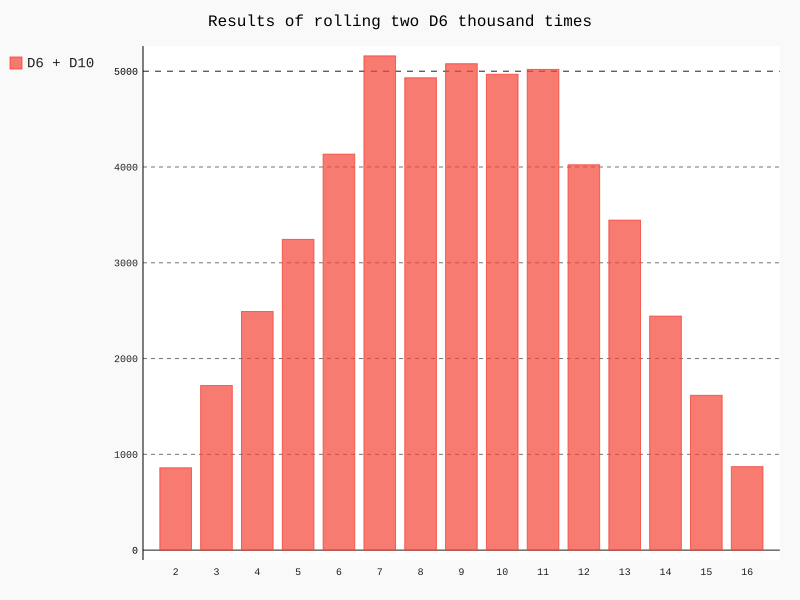

Write Python code to recreate this figure.
import pygal
from die import Die

# creating two D6 dice
die_1 = Die()
die_2 = Die(10)

# modeling roll series
results = []
for roll_num in range(50000):
    result = die_1.roll() + die_2.roll()
    results.append(result)
frequencies = []
max_result = die_1.num_sides + die_2.num_sides
for value in range(2, max_result + 1):
    frequency = results.count(value)
    frequencies.append(frequency)

# for frequency in frequencies:
#     print(str(round(frequency/1000*100,2))+"%")

# result visualization
hist = pygal.Bar()

hist.title = "Results of rolling two D6 thousand times"
save_x_labels = []
for value in range(2, max_result+1):
    save_x_labels.append(str(value))
hist.x_labels = save_x_labels
hist._x_title = "Result"
hist._y_title = "Frequency of result"

hist.add('D6 + D10', frequencies)
hist.render_to_file('dice_visual.svg')
print('saved')
